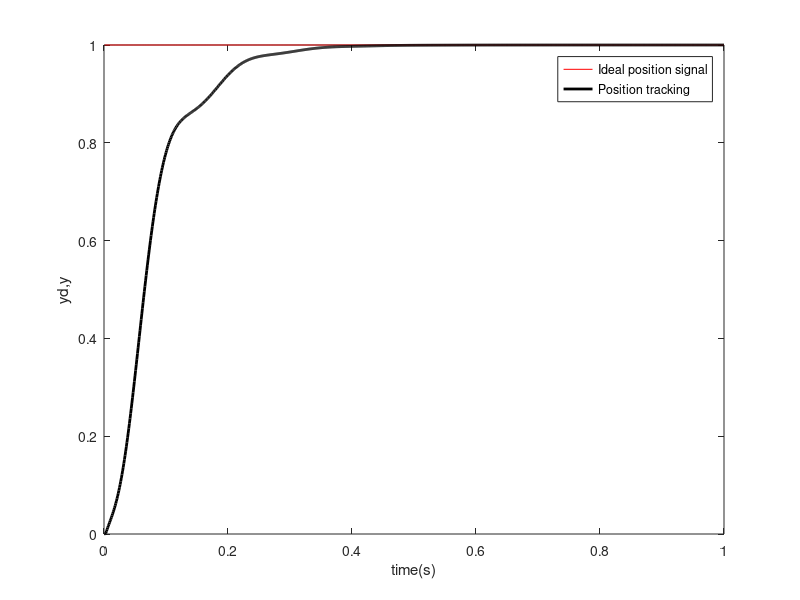

The MATLAB script that drew this image:
% Incremental PID Controller
clear all;
close all;

% comment this line if you use matlab.
% pkg load control

ts=0.001;
num = [0.1967, 0.1935]*1e-3;
den = [1, -1.9512, 0.9512];

u_1=0.0;u_2=0.0;u_3=0.0;
y_1=0;y_2=0;y_3=0;

x=[0,0,0]';

error_1=0;
error_2=0;
for k=1:1:1000
   time(k)=k*ts;
   
   yd(k)=1.0;
   kp=8;
   ki=0.1;
   kd=10;
   
   du(k)=kp*x(1)+kd*x(2)+ki*x(3); 
   u(k)=u_1+du(k);

   if u(k)>=10
      u(k)=10;
   end
   if u(k)<=-10
      u(k)=-10;
   end   
   y(k)=-den(2)*y_1-den(3)*y_2+num(1)*u_1+num(2)*u_2;
   
   error=yd(k)-y(k);
   u_3=u_2;u_2=u_1;u_1=u(k);
   y_3=y_2;y_2=y_1;y_1=y(k);
   
   x(1)=error-error_1;             %Calculating P
   x(2)=error-2*error_1+error_2;   %Calculating D
   x(3)=error;                     %Calculating I
   
   error_2=error_1;
   error_1=error;
end
figure(1);
plot(time,yd,'r',time,y,'k','linewidth',2);
xlabel('time(s)');ylabel('yd,y');
legend('Ideal position signal','Position tracking');